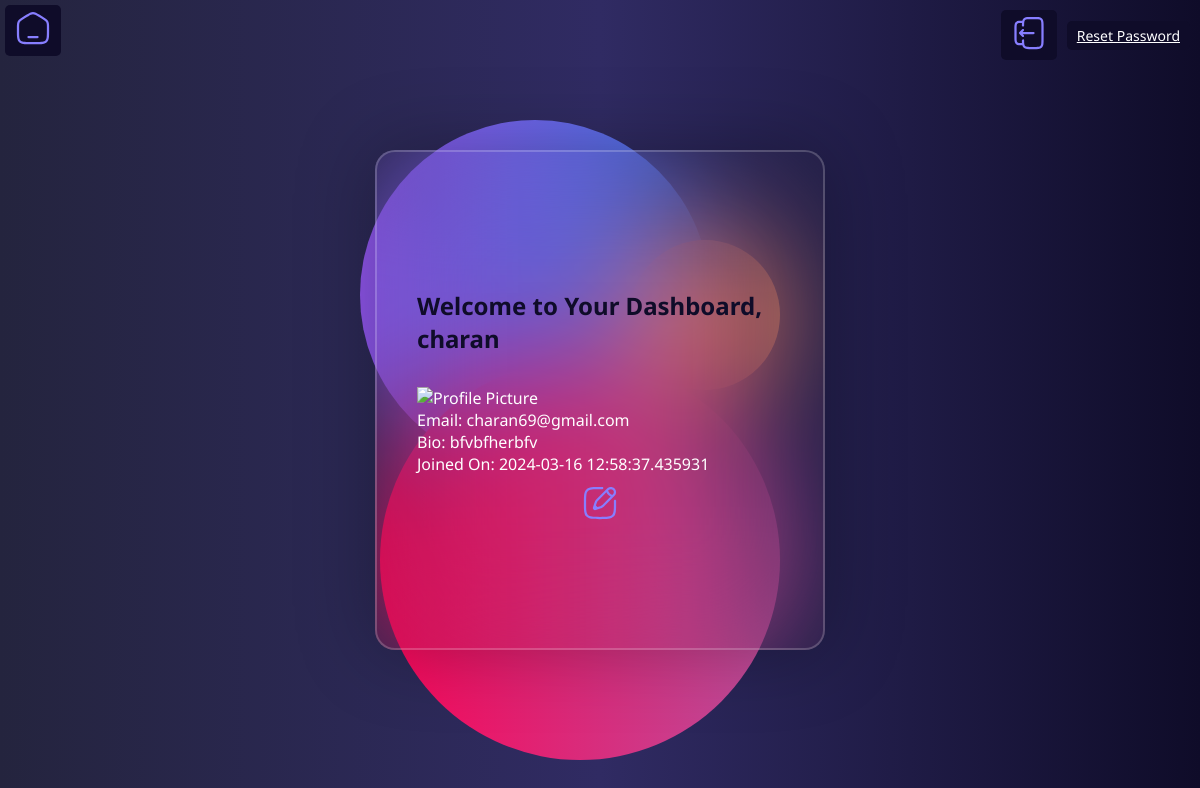
Before: /dashboard (signed in) with the older database file.
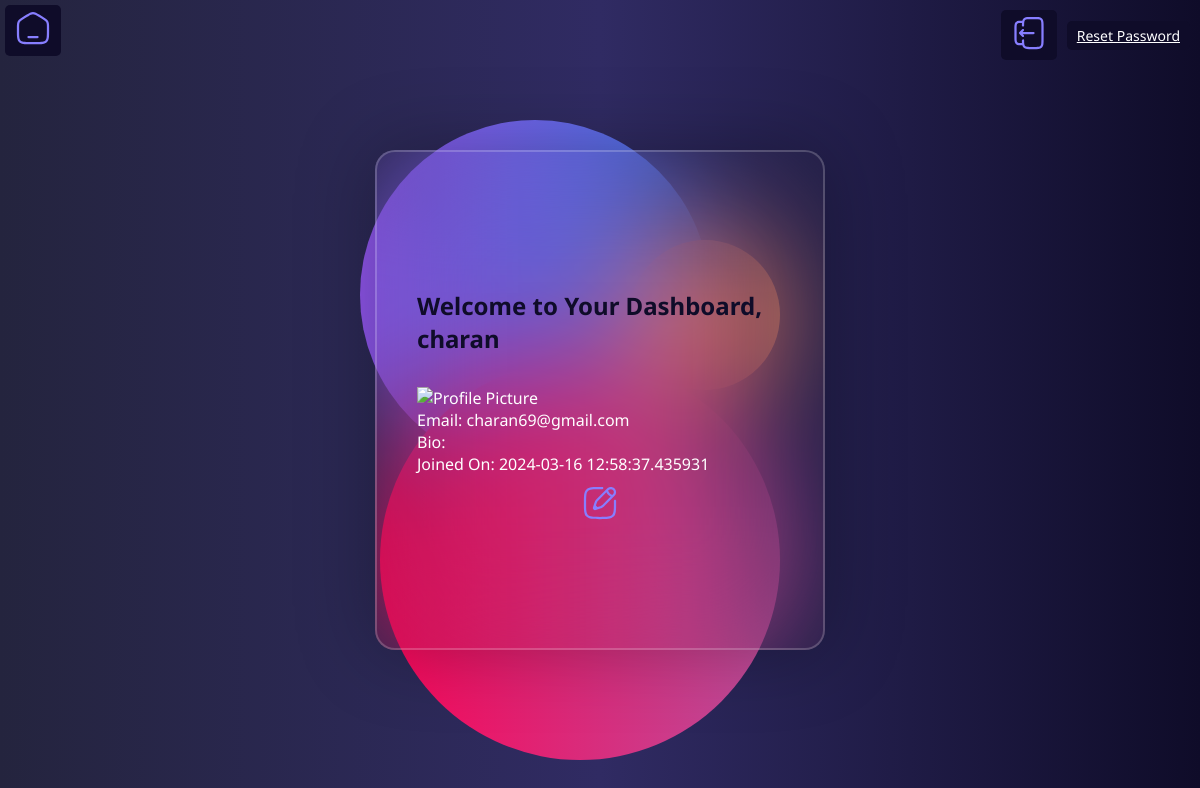
After: the same page with the newer database file.
### app.py (models this page shows)
class User(UserMixin, db.Model):
    id = db.Column(db.Integer, primary_key=True)
    username = db.Column(db.String(80), unique=True, nullable=False)
    email = db.Column(db.String(80), unique=True, nullable=False)
    password = db.Column(db.String(80), nullable=False)
    joined_on = db.Column(db.DateTime, default=datetime.utcnow)  # Added joined_on field
    bio = db.Column(db.Text)  # Added bio field
    profile_picture = db.Column(db.LargeBinary)

### app.py (the view)
@app.route('/dashboard')
@login_required
def dashboard():
    profile_picture_data = current_user.profile_picture
    if profile_picture_data:
        profile_picture_base64 = base64.b64encode(profile_picture_data).decode('utf-8')
    else:
        with open('static/default_profile_picture.png', 'rb') as f:
            profile_picture_base64 = base64.b64encode(f.read()).decode('utf-8')
    return render_template('dashboard.html', current_user=current_user, profile_picture_base64=profile_picture_base64)

### app.py (called while the page is built)
@login_manager.user_loader
def load_user(user_id):
    return User.query.get(int(user_id))

### templates/dashboard.html (shortened to what this page needs)
<!DOCTYPE html>
<html lang="en">
<head>
  <link href="https://cdn.jsdelivr.net/npm/remixicon@2.5.0/fonts/remixicon.css" rel="stylesheet" />
</head>
<body>
  <section>
    <div>
      <div class="circle-1"></div>
      <div class="circle-2"></div>
      <div class="circle-3"></div>
      <div class="card">
        <h1 class="card-title">
          Welcome to Your Dashboard, {{ current_user.username }}
        </h1>
        <br />
        {% if current_user.profile_picture %}
        <img alt="Profile Picture">
        {% endif %}
        <p>Email: {{ current_user.email }}</p>
        <p>Bio: {{ current_user.bio }}</p>
        <p>Joined On: {{ current_user.joined_on }}</p>
        <a href="{{ url_for('edit_profile') }}"><img src="/static/edit.svg" width="36" height="36" alt="edit"
            class="invert-white"></a>
      </div>
      <div class="top-right-buttons">
        <a href="{{ url_for('logout') }}"> <img src="/static/logout.svg" width="36" height="36" alt="edit"
            class="invert-white"></a><br />
        <a href="{{ url_for('forgot_password') }}">Reset Password</a>
      </div>
      <div class="home">
        <a href="{{ url_for('home') }}"><img src="/static/home.svg" width="36" height="36" alt="edit"
            class="invert-white">
        </a>
      </div>
    </div>
  </section>
</body>
</html>

Changed rows visible on the page:
changed User "charan": bio "bfvbfherbfv" → (not shown)
